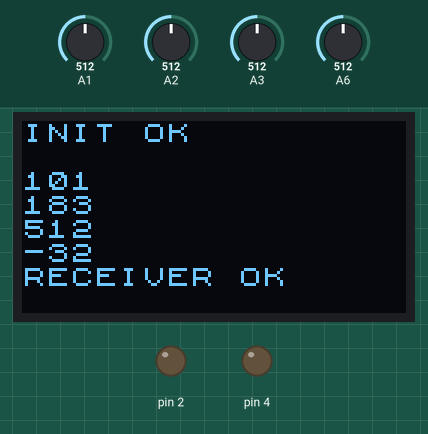
A sketch run on a simulated Arduino Nano, built with avr-gcc and run on an emulated ATmega328P. Shown: 128×64 one-colour display, output pins drawn as LEDs (lit = HIGH). The test bench sets the inputs (shaded band); at power-on: A1 = 512, A2 = 512, A3 = 512, A6 = 512. No radio packets arrive unless stated; what the sketch prints to the serial monitor is not drawn.

Above: at 1.2 s.
1.3 s: A1 set to 716
At 2.0 s:
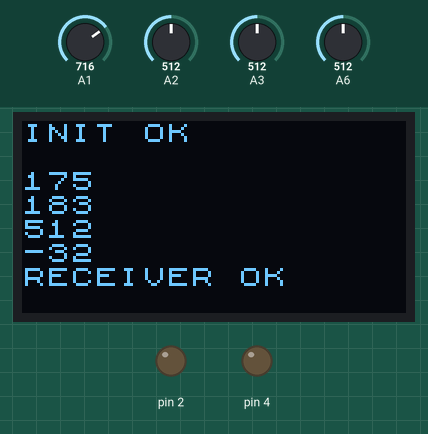
2.8 s: A2 set to 716
At 3.4 s:
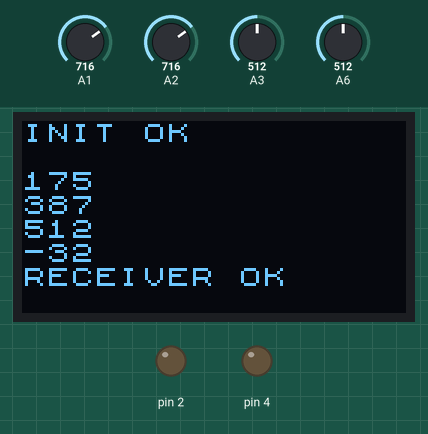
4.3 s: A3 set to 716
At 4.8 s:
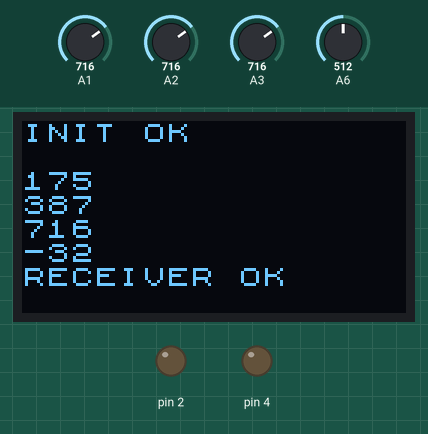
5.8 s: A6 set to 716
At 7.1 s:
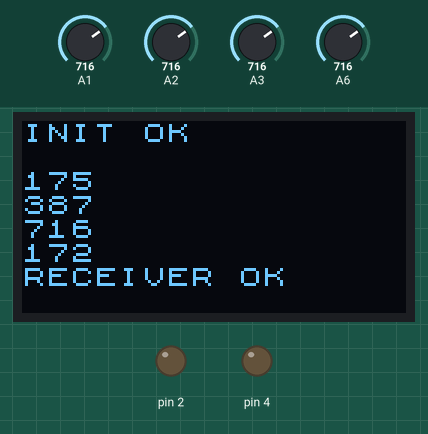
7.4 s: A2 set to 992
At 8.3 s:
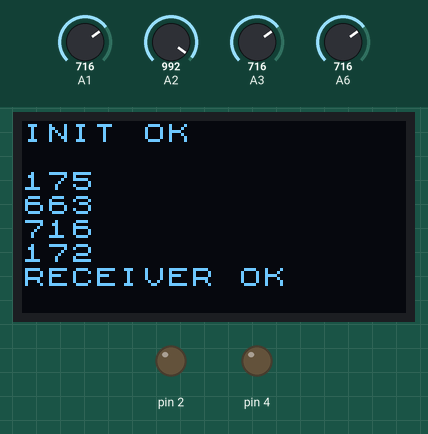
9.0 s: A3 set to 992
At 9.6 s:
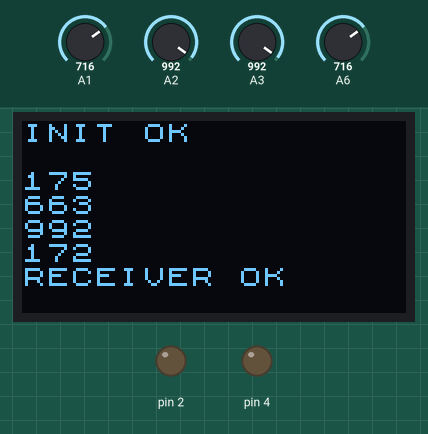
Timing chart, 0 to 11.6 s (numbered marks = the images above; inputs shaded):
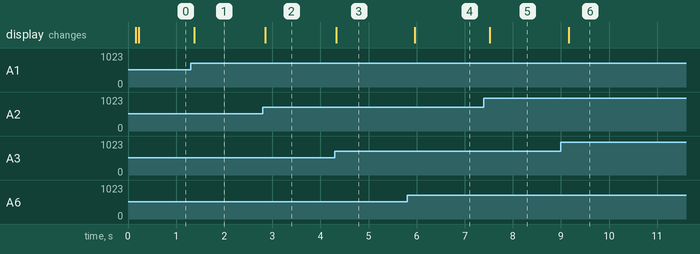

Measured:
- after the input at 1.3 s, the display: changes after 0.08 s (image 1)
- after the input at 2.8 s, the display: changes after 0.05 s (image 2)
- after the input at 4.3 s, the display: changes at once (image 3)
- after the input at 5.8 s, the display: changes after 0.16 s (image 4)
- after the input at 7.4 s, the display: changes after 0.12 s (image 5)
- after the input at 9.0 s, the display: changes after 0.16 s (image 6)

The sketch:

magnum_junior.ino
```cpp
//Include Libraries
#include <SPI.h>
#include <nRF24L01.h>
#include <RF24.h>
#include <Arduino.h>
#include <U8x8lib.h>


//create an RF24 object
RF24 radio(10, 9);  // CE, CSN

//screen
U8X8_SH1106_128X64_NONAME_HW_I2C u8x8(/* reset=*/ U8X8_PIN_NONE);


//address through which two modules communicate.
const byte address[6] = "00001";

//calibration
//

int offset0 = 411;
int offset1 = 329;
int offset2 = 0;
int offset3 = 544;

int deadzone1 = 0;
int deadzone2 = 0;
int deadzone3 = 0;
int deadzone4 = 0;

int valuerange0 = 175; //limit values to range from -175 to 175


struct controller_state {
  int a0 = 0;
  int a1 = 0;
  int a2 = 0;
  int a3 = 0;
}controller;

char buff[8];

void setup()
{

  pinMode(2, OUTPUT);
  pinMode(4, OUTPUT);


  Serial.begin(9600);

  u8x8.begin();
  u8x8.setPowerSave(0);
  u8x8.setFont(u8x8_font_chroma48medium8_r);

  if(radio.begin()){

      u8x8.drawString(0,0,"INIT OK");
      digitalWrite(2,LOW);

      Serial.println("INIT OK");

      radio.openWritingPipe(address);
      radio.stopListening();
  }
  else{
      u8x8.drawString(0,0,"INIT FAILED");
  }

  Serial.println("TEST");

}

void loop()
{

  Serial.println("SENDING");

  controller.a0 = analogRead(A1) - offset0;

  if(controller.a0 < valuerange0 * -1){
    controller.a0 = valuerange0 * -1;
  }
  else if(controller.a0 > valuerange0){
    controller.a0 = valuerange0;
  }

  itoa(controller.a0 ,buff,10);
  padString(buff);
  u8x8.drawString(0,2,buff);


  controller.a1 = analogRead(A2) - offset1;
  itoa(controller.a1,buff,10);
  padString(buff);
  u8x8.drawString(0,3,buff);

  controller.a2 = analogRead(A3) - offset2;
  itoa(controller.a2,buff,10);
  padString(buff);
  u8x8.drawString(0,4,buff);

  controller.a3 = analogRead(A6) - offset3;
  itoa(controller.a3,buff,10);
  padString(buff);
  u8x8.drawString(0,5,buff);

  if(radio.write(&controller, sizeof(controller))){
      u8x8.drawString(0,6,"RECEIVER OK    ");
  }else{
       u8x8.drawString(0,6,"RECEIVER ERROR");
  }

}

void padString(char inn[]){
  for(int i = strlen(inn); i<6;i++){
    inn[i] = ' ';
  }
  inn[7] = '\0';


}
```
